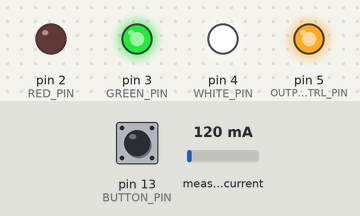
The sketch below on a simulated Arduino Uno, built with avr-gcc and run on an emulated ATmega328P. On the bench: output pins drawn as LEDs (lit = HIGH). Inputs (shaded band) come from the test bench; at power-on: pin 13 (BUTTON_PIN) HIGH, measured current 120 mA.

Above: at 1.2 s.
1.3 s: pin 13 (BUTTON_PIN) pulled LOW for 0.15 s
At 1.9 s:
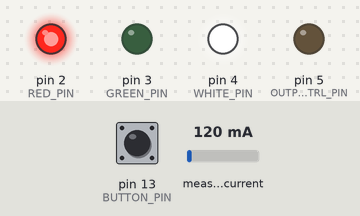
4.4 s: measured current set to 500 mA
7.4 s: measured current set to 40 mA
At 7.8 s:
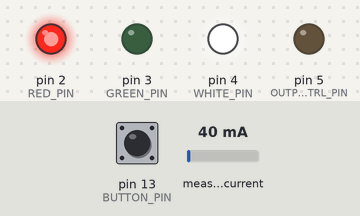
8.9 s: measured current set to 474 mA
At 9.41 s:
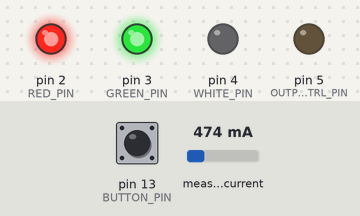
11.9 s: measured current set to 518 mA
14.9 s: pin 13 (BUTTON_PIN) pulled LOW for 1 s
At 16.6 s:
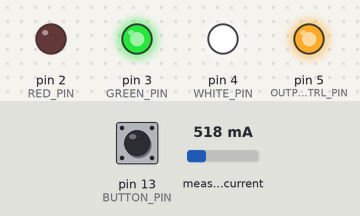
Timing chart, 0 to 18.1 s (numbered marks = the images above; inputs shaded):
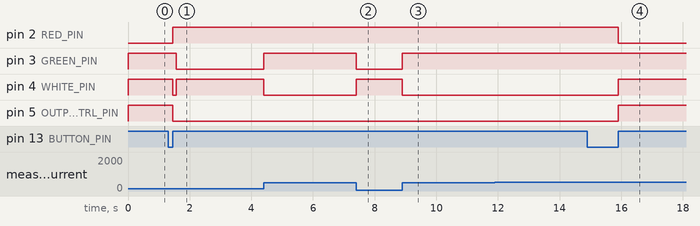

Measured:
- after the input at 1.3 s, pin 2 (RED_PIN): LOW → HIGH after 0.15 s; pin 3 (GREEN_PIN): HIGH → LOW after 0.26 s; pin 4 (WHITE_PIN): HIGH → LOW after 0.15 s, → HIGH 0.11 s later; pin 5 (OUTPUT_CTRL_PIN): HIGH → LOW after 0.15 s
- after the input at 7.4 s, pin 3 (GREEN_PIN): HIGH → LOW at once; pin 4 (WHITE_PIN): LOW → HIGH at once
- after the input at 8.9 s, pin 3 (GREEN_PIN): LOW → HIGH after 0.00 s instead of 3.0 s; pin 4 (WHITE_PIN): HIGH → LOW after 0.00 s instead of 3.0 s
- after the input at 14.9 s, pin 2 (RED_PIN): HIGH → LOW after 1.0 s; pin 3 (GREEN_PIN): stays HIGH (without the input it goes to LOW after 3.5 s); pin 4 (WHITE_PIN): LOW → HIGH after 1.0 s instead of 3.5 s; pin 5 (OUTPUT_CTRL_PIN): LOW → HIGH after 1.0 s

The sketch:

power_supply.ino.ino
```cpp
#include <Wire.h>
#include <Adafruit_INA219.h>

// defining pinout
#define RED_PIN 2
#define GREEN_PIN 3
#define WHITE_PIN 4
#define OUTPUT_CTRL_PIN 5
#define BUTTON_PIN 13
#define SHUNT_CONDUCTANCE 10 // 0.100 Ohm

// defining constants
#define DEBOUNCER_THRESHOLD 100 // used to wait a stable state of the button
#define MAX_CURRENT 500 // define the mix current in mA
#define MIN_WHITE_LIGHT 50 // time of the white led

// defining states
#define STATE_INIT  0
#define STATE_RUN  1
#define STATE_ERROR  2

#define LED_ON 0
#define LED_OFF 1

#define OUTPUT_ON 0
#define OUTPUT_OFF 1

Adafruit_INA219 ina219; // current sensor

// counter
long last_time;
int counter;
int debouncer_counter;
// state of the state machine
int state = STATE_INIT;

void setup() {
  // init pinout
  pinMode(RED_PIN, OUTPUT);
  pinMode(GREEN_PIN, OUTPUT);
  pinMode(WHITE_PIN, OUTPUT);
  pinMode(OUTPUT_CTRL_PIN, OUTPUT);

  pinMode(BUTTON_PIN, INPUT_PULLUP);

  digitalWrite(RED_PIN, LED_ON);
  digitalWrite(GREEN_PIN, LED_ON);
  digitalWrite(WHITE_PIN, LED_ON);
  digitalWrite(OUTPUT_CTRL_PIN, OUTPUT_OFF);

  // init current sensor
  if (! ina219.begin()) {
    while (1) { delay(10); }
  }
  ina219.setCalibration_16V_400mA();

  digitalWrite(RED_PIN, LED_OFF);
  digitalWrite(GREEN_PIN, LED_OFF);
  digitalWrite(WHITE_PIN, LED_OFF);

  // init counters
  counter = 0;
  last_time = millis();
  state = STATE_INIT;
  debouncer_counter = 0;

}

void read_button_and_change_state(int next_state){
  if(digitalRead(BUTTON_PIN)==0){
    debouncer_counter++;
  }else{
    if (debouncer_counter > DEBOUNCER_THRESHOLD) {
      state = next_state;
    }
    debouncer_counter = 0;
  }
}

void state_init(){
  digitalWrite(RED_PIN, LED_ON);
  digitalWrite(GREEN_PIN, LED_OFF);
  digitalWrite(WHITE_PIN, LED_OFF);
  digitalWrite(OUTPUT_CTRL_PIN, OUTPUT_OFF);

  read_button_and_change_state(STATE_RUN);

}

void state_run(){
  float shuntvoltage = 0;
  int current_mA = 0;

  digitalWrite(RED_PIN, LED_OFF);
  //digitalWrite(GREEN_PIN, LED_ON);
  digitalWrite(OUTPUT_CTRL_PIN, OUTPUT_ON);

  shuntvoltage = ina219.getShuntVoltage_mV();
  current_mA = int(shuntvoltage * SHUNT_CONDUCTANCE);

  // prevent short cut
  if (current_mA >= MAX_CURRENT){
    state = STATE_ERROR;
    counter = 0;
    return;
  }

  counter++ ;
  if (counter < MIN_WHITE_LIGHT){
    digitalWrite(WHITE_PIN, LED_ON);
    digitalWrite(GREEN_PIN, LED_OFF);
  }else{
    digitalWrite(WHITE_PIN, LED_OFF);
    digitalWrite(GREEN_PIN, LED_ON);
    if (counter > (max(MAX_CURRENT<<2 - current_mA<<2, 1) + MIN_WHITE_LIGHT)){
      counter = 0;
    }
  }

  read_button_and_change_state(STATE_INIT);
}

void state_error(){
  digitalWrite(GREEN_PIN, LED_OFF);
  digitalWrite(WHITE_PIN, LED_OFF);
  digitalWrite(OUTPUT_CTRL_PIN, OUTPUT_OFF);

  int red_light_state = (counter >> 7) & 1;
  digitalWrite(RED_PIN, red_light_state);


  read_button_and_change_state(STATE_RUN);

  counter++;
  delay(1);

}

void loop() {
  switch(state){
    case STATE_INIT:
      state_init();
      break;
    case STATE_RUN:
      state_run();
      break;
    case STATE_ERROR:
      state_error();
      break;
    default:
      state = STATE_INIT;
  }
}
```
